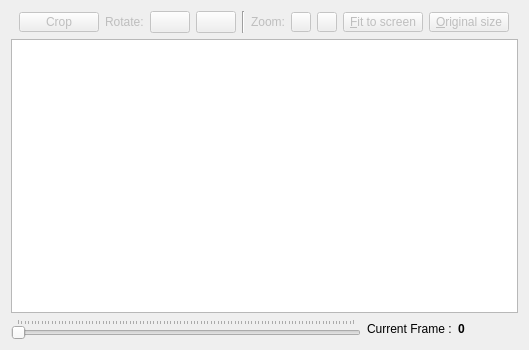
<ui version="4.0" >
 <class>ImageViewer</class>
 <widget class="QWidget" name="ImageViewer" >
  <property name="geometry" >
   <rect>
    <x>0</x>
    <y>0</y>
    <width>529</width>
    <height>350</height>
   </rect>
  </property>
  <property name="sizePolicy" >
   <sizepolicy vsizetype="Expanding" hsizetype="Expanding" >
    <horstretch>0</horstretch>
    <verstretch>0</verstretch>
   </sizepolicy>
  </property>
  <property name="windowTitle" >
   <string>Form</string>
  </property>
  <layout class="QVBoxLayout" >
   <item>
    <layout class="QVBoxLayout" >
     <item>
      <layout class="QHBoxLayout" >
       <item>
        <spacer>
         <property name="orientation" >
          <enum>Qt::Horizontal</enum>
         </property>
         <property name="sizeHint" stdset="0" >
          <size>
           <width>40</width>
           <height>20</height>
          </size>
         </property>
        </spacer>
       </item>
       <item>
        <widget class="QPushButton" name="crop_btn" >
         <property name="enabled" >
          <bool>false</bool>
         </property>
         <property name="maximumSize" >
          <size>
           <width>16777215</width>
           <height>20</height>
          </size>
         </property>
         <property name="text" >
          <string>Crop</string>
         </property>
         <property name="icon" >
          <iconset resource="../shared.qrc" >
           <normaloff>:/icons/icons/crop-icon.png</normaloff>:/icons/icons/crop-icon.png</iconset>
         </property>
         <property name="checkable" >
          <bool>true</bool>
         </property>
        </widget>
       </item>
       <item>
        <widget class="QLabel" name="rotate_lbl" >
         <property name="enabled" >
          <bool>false</bool>
         </property>
         <property name="text" >
          <string>Rotate:</string>
         </property>
        </widget>
       </item>
       <item>
        <widget class="QPushButton" name="rotate_cw_btn" >
         <property name="enabled" >
          <bool>false</bool>
         </property>
         <property name="toolTip" >
          <string>Rotate clock-wise</string>
         </property>
         <property name="text" >
          <string/>
         </property>
         <property name="icon" >
          <iconset resource="../shared.qrc" >
           <normaloff>:/icons/icons/rotate_cw.png</normaloff>:/icons/icons/rotate_cw.png</iconset>
         </property>
        </widget>
       </item>
       <item>
        <widget class="QPushButton" name="rotate_ccw_btn" >
         <property name="enabled" >
          <bool>false</bool>
         </property>
         <property name="toolTip" >
          <string>Rotate counter-clock-wise</string>
         </property>
         <property name="text" >
          <string/>
         </property>
         <property name="icon" >
          <iconset resource="../shared.qrc" >
           <normaloff>:/icons/icons/rotate_ccw.png</normaloff>:/icons/icons/rotate_ccw.png</iconset>
         </property>
        </widget>
       </item>
       <item>
        <widget class="Line" name="vline" >
         <property name="orientation" >
          <enum>Qt::Vertical</enum>
         </property>
        </widget>
       </item>
       <item>
        <widget class="QLabel" name="zoomLabel" >
         <property name="enabled" >
          <bool>false</bool>
         </property>
         <property name="text" >
          <string>Zoom:</string>
         </property>
        </widget>
       </item>
       <item>
        <widget class="QPushButton" name="zoomIn" >
         <property name="enabled" >
          <bool>false</bool>
         </property>
         <property name="maximumSize" >
          <size>
           <width>20</width>
           <height>20</height>
          </size>
         </property>
         <property name="text" >
          <string/>
         </property>
         <property name="icon" >
          <iconset resource="../shared.qrc" >
           <normaloff>:/icons/icons/search-add-icon.png</normaloff>:/icons/icons/search-add-icon.png</iconset>
         </property>
         <property name="shortcut" >
          <string>+</string>
         </property>
        </widget>
       </item>
       <item>
        <widget class="QPushButton" name="zoomOut" >
         <property name="enabled" >
          <bool>false</bool>
         </property>
         <property name="maximumSize" >
          <size>
           <width>20</width>
           <height>20</height>
          </size>
         </property>
         <property name="text" >
          <string/>
         </property>
         <property name="icon" >
          <iconset resource="../shared.qrc" >
           <normaloff>:/icons/icons/search-remove-icon.png</normaloff>:/icons/icons/search-remove-icon.png</iconset>
         </property>
         <property name="iconSize" >
          <size>
           <width>16</width>
           <height>16</height>
          </size>
         </property>
         <property name="shortcut" >
          <string>-</string>
         </property>
        </widget>
       </item>
       <item>
        <widget class="QPushButton" name="zoomFixed" >
         <property name="enabled" >
          <bool>false</bool>
         </property>
         <property name="maximumSize" >
          <size>
           <width>16777215</width>
           <height>20</height>
          </size>
         </property>
         <property name="text" >
          <string>&amp;Fit to screen</string>
         </property>
         <property name="shortcut" >
          <string>F</string>
         </property>
        </widget>
       </item>
       <item>
        <widget class="QPushButton" name="zoomOriginal" >
         <property name="enabled" >
          <bool>false</bool>
         </property>
         <property name="maximumSize" >
          <size>
           <width>16777215</width>
           <height>20</height>
          </size>
         </property>
         <property name="text" >
          <string>&amp;Original size</string>
         </property>
         <property name="shortcut" >
          <string>O</string>
         </property>
        </widget>
       </item>
       <item>
        <spacer>
         <property name="orientation" >
          <enum>Qt::Horizontal</enum>
         </property>
         <property name="sizeHint" stdset="0" >
          <size>
           <width>40</width>
           <height>20</height>
          </size>
         </property>
        </spacer>
       </item>
      </layout>
     </item>
     <item>
      <widget class="QGraphicsView" name="viewer_" >
       <property name="mouseTracking" >
        <bool>true</bool>
       </property>
       <property name="acceptDrops" >
        <bool>false</bool>
       </property>
       <property name="interactive" >
        <bool>true</bool>
       </property>
       <property name="renderHints" >
        <set>QPainter::Antialiasing</set>
       </property>
       <property name="dragMode" >
        <enum>QGraphicsView::NoDrag</enum>
       </property>
      </widget>
     </item>
     <item>
      <layout class="QHBoxLayout" >
       <item>
        <widget class="QSlider" name="slider" >
         <property name="focusPolicy" >
          <enum>Qt::WheelFocus</enum>
         </property>
         <property name="orientation" >
          <enum>Qt::Horizontal</enum>
         </property>
         <property name="tickPosition" >
          <enum>QSlider::TicksAbove</enum>
         </property>
        </widget>
       </item>
       <item>
        <widget class="QLabel" name="label_2" >
         <property name="sizePolicy" >
          <sizepolicy vsizetype="Preferred" hsizetype="Preferred" >
           <horstretch>0</horstretch>
           <verstretch>0</verstretch>
          </sizepolicy>
         </property>
         <property name="minimumSize" >
          <size>
           <width>0</width>
           <height>0</height>
          </size>
         </property>
         <property name="text" >
          <string>Current Frame :</string>
         </property>
        </widget>
       </item>
       <item>
        <widget class="QLabel" name="frame_nb" >
         <property name="sizePolicy" >
          <sizepolicy vsizetype="Preferred" hsizetype="Maximum" >
           <horstretch>0</horstretch>
           <verstretch>0</verstretch>
          </sizepolicy>
         </property>
         <property name="minimumSize" >
          <size>
           <width>60</width>
           <height>0</height>
          </size>
         </property>
         <property name="font" >
          <font>
           <weight>75</weight>
           <bold>true</bold>
          </font>
         </property>
         <property name="text" >
          <string>0</string>
         </property>
        </widget>
       </item>
      </layout>
     </item>
    </layout>
   </item>
  </layout>
 </widget>
 <resources>
  <include location="../shared.qrc" />
 </resources>
 <connections/>
</ui>
